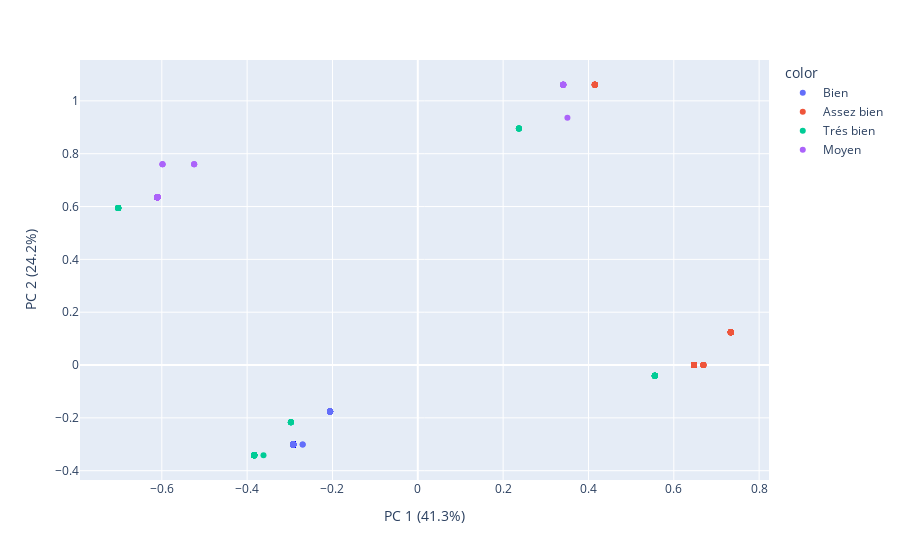

Source (notebook cell):
### Markdown cell above
### *ACP* 

Nous pouvons maintenant passer à l'ACP pour voir les groupes d'individus (établissements) existants et voir si l'affectation est bien faite ou pas.

### Code cell
pca_maint = PCA(n_components=2)

components_maint = pca_maint.fit_transform(df_maintenance.drop(columns=['cluster']))

labels = {
    str(i): f"PC {i+1} ({var:.1f}%)"
    for i, var in enumerate(pca_maint.explained_variance_ratio_ * 100)
}

fig = px.scatter(components_maint, x=0, y=1, color=df_maintenance['cluster'], labels=labels)
fig.show()

### Figure 1 — Plotly figure (JSON) as saved in the notebook; plotly's stock layout.template omitted (floating-point values rounded to 4 significant figures; data arrays with more than 128 entries replaced by an {"elided": "..."} marker saying what was removed)
{"data": [{"hovertemplate": "color=Bien<br>PC 1 (41.3%)=%{x}<br>PC 2 (24.2%)=%{y}<extra></extra>", "legendgroup": "Bien", "marker": {"color": "#636efa", "symbol": "circle"}, "mode": "markers", "name": "Bien", "orientation": "v", "showlegend": true, "type": "scatter", "x": {"elided": "356 float values"}, "xaxis": "x", "y": {"elided": "356 float values"}, "yaxis": "y"}, {"hovertemplate": "color=Assez bien<br>PC 1 (41.3%)=%{x}<br>PC 2 (24.2%)=%{y}<extra></extra>", "legendgroup": "Assez bien", "marker": {"color": "#EF553B", "symbol": "circle"}, "mode": "markers", "name": "Assez bien", "orientation": "v", "showlegend": true, "type": "scatter", "x": {"elided": "292 float values"}, "xaxis": "x", "y": {"elided": "292 float values"}, "yaxis": "y"}, {"hovertemplate": "color=Trés bien<br>PC 1 (41.3%)=%{x}<br>PC 2 (24.2%)=%{y}<extra></extra>", "legendgroup": "Trés bien", "marker": {"color": "#00cc96", "symbol": "circle"}, "mode": "markers", "name": "Trés bien", "orientation": "v", "showlegend": true, "type": "scatter", "x": [-0.3835, -0.3835, 0.237, 0.5556, -0.7022, -0.7022, -0.3835, -0.3835, -0.2974, -0.7022, 0.237, 0.5556, -0.2974, -0.3835, -0.3835, -0.3617, -0.7022, 0.237, -0.7022, -0.3835, -0.3835, -0.3835, 0.237, -0.7022, -0.3835, 0.5556, -0.3835, -0.3835, -0.3835, -0.7022, -0.7022, -0.7022, -0.3835, 0.5556, -0.3835, 0.5556, -0.7022, -0.3835, -0.3835, 0.5556, -0.3835, -0.3835, 0.5556, -0.7022, -0.3835, 0.5556, -0.3835, -0.3835, -0.7022, 0.5556, 0.5556, -0.7022, -0.3835, -0.3835, -0.3835, 0.5556, -0.2974, -0.3835, 0.5556, -0.2974, -0.7022, -0.3835, -0.3835, 0.5556, -0.3835, 0.5556, -0.3835, -0.3835, -0.3835, -0.7022, -0.2974, -0.3835, -0.3835, -0.3835, -0.3835, 0.237, 0.5556, -0.3835, -0.3835, 0.237, 0.5556, 0.5556, 0.5556, -0.3835, 0.5556, -0.3835, -0.3835, -0.3835, -0.2974, -0.3835, -0.7022, -0.3835, -0.3835, -0.3835, 0.5556, -0.3835, 0.5556, -0.3835, -0.3835, -0.3835, -0.3835, -0.2974], "xaxis": "x", "y": [-0.3415, -0.3415, 0.8956, -0.04077, 0.5949, 0.5949, -0.3415, -0.3415, -0.2168, 0.5949, 0.8956, -0.04077, -0.2168, -0.3415, -0.3415, -0.3415, 0.5949, 0.8956, 0.5949, -0.3415, -0.3415, -0.3415, 0.8956, 0.5949, -0.3415, -0.04077, -0.3415, -0.3415, -0.3415, 0.5949, 0.5949, 0.5949, -0.3415, -0.04077, -0.3415, -0.04077, 0.5949, -0.3415, -0.3415, -0.04077, -0.3415, -0.3415, -0.04077, 0.5949, -0.3415, -0.04077, -0.3415, -0.3415, 0.5949, -0.04077, -0.04077, 0.5949, -0.3415, -0.3415, -0.3415, -0.04077, -0.2168, -0.3415, -0.04077, -0.2168, 0.5949, -0.3415, -0.3415, -0.04077, -0.3415, -0.04077, -0.3415, -0.3415, -0.3415, 0.5949, -0.2168, -0.3415, -0.3415, -0.3415, -0.3415, 0.8956, -0.04077, -0.3415, -0.3415, 0.8956, -0.04077, -0.04077, -0.04077, -0.3415, -0.04077, -0.3415, -0.3415, -0.3415, -0.2168, -0.3415, 0.5949, -0.3415, -0.3415, -0.3415, -0.04077, -0.3415, -0.04077, -0.3415, -0.3415, -0.3415, -0.3415, -0.2168], "yaxis": "y"}, {"hovertemplate": "color=Moyen<br>PC 1 (41.3%)=%{x}<br>PC 2 (24.2%)=%{y}<extra></extra>", "legendgroup": "Moyen", "marker": {"color": "#ab63fa", "symbol": "circle"}, "mode": "markers", "name": "Moyen", "orientation": "v", "showlegend": true, "type": "scatter", "x": {"elided": "131 float values"}, "xaxis": "x", "y": {"elided": "131 float values"}, "yaxis": "y"}], "layout": {"legend": {"title": {"text": "color"}, "tracegroupgap": 0}, "margin": {"t": 60}, "xaxis": {"anchor": "y", "domain": [0, 1], "title": {"text": "PC 1 (41.3%)"}}, "yaxis": {"anchor": "x", "domain": [0, 1], "title": {"text": "PC 2 (24.2%)"}}}}
